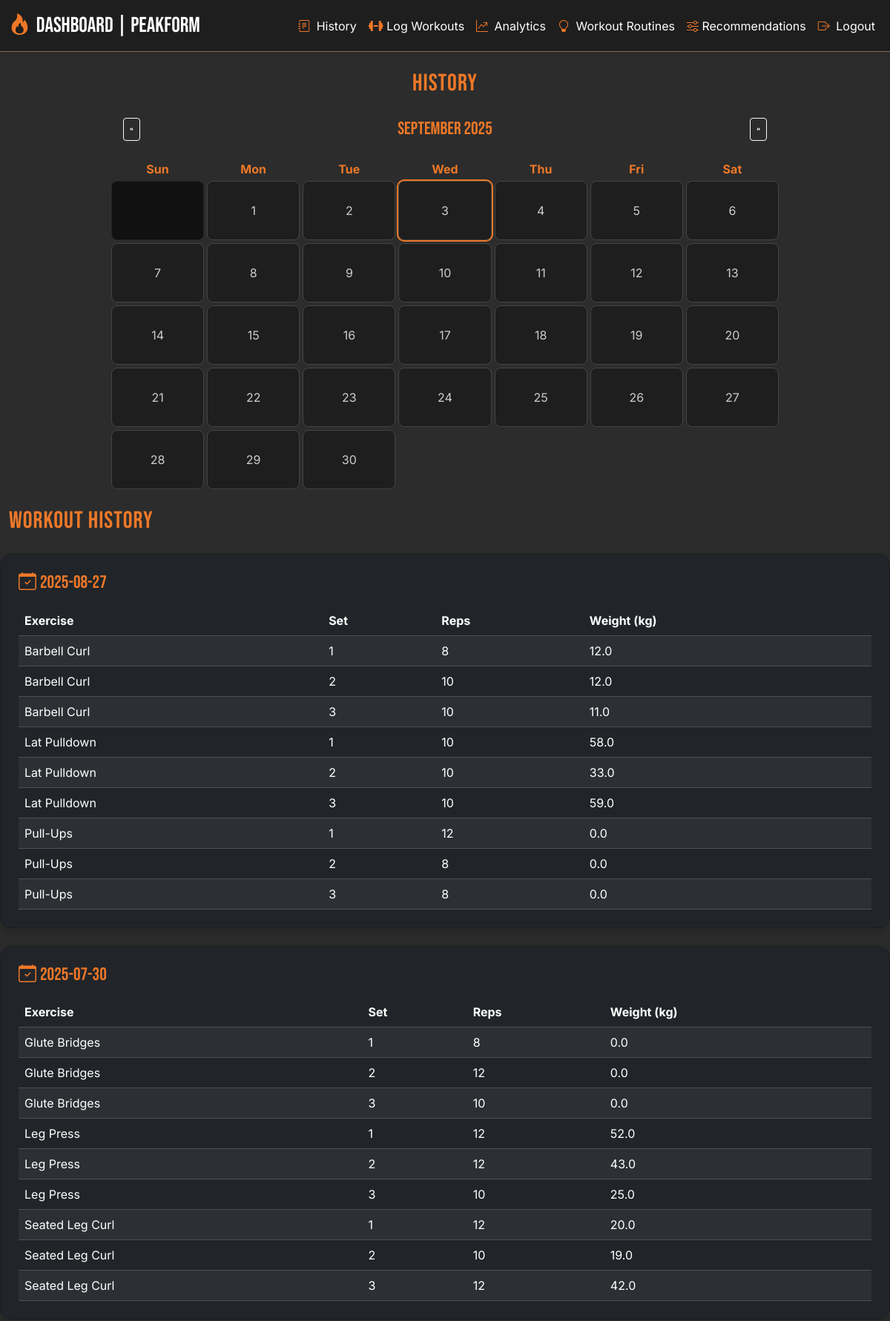
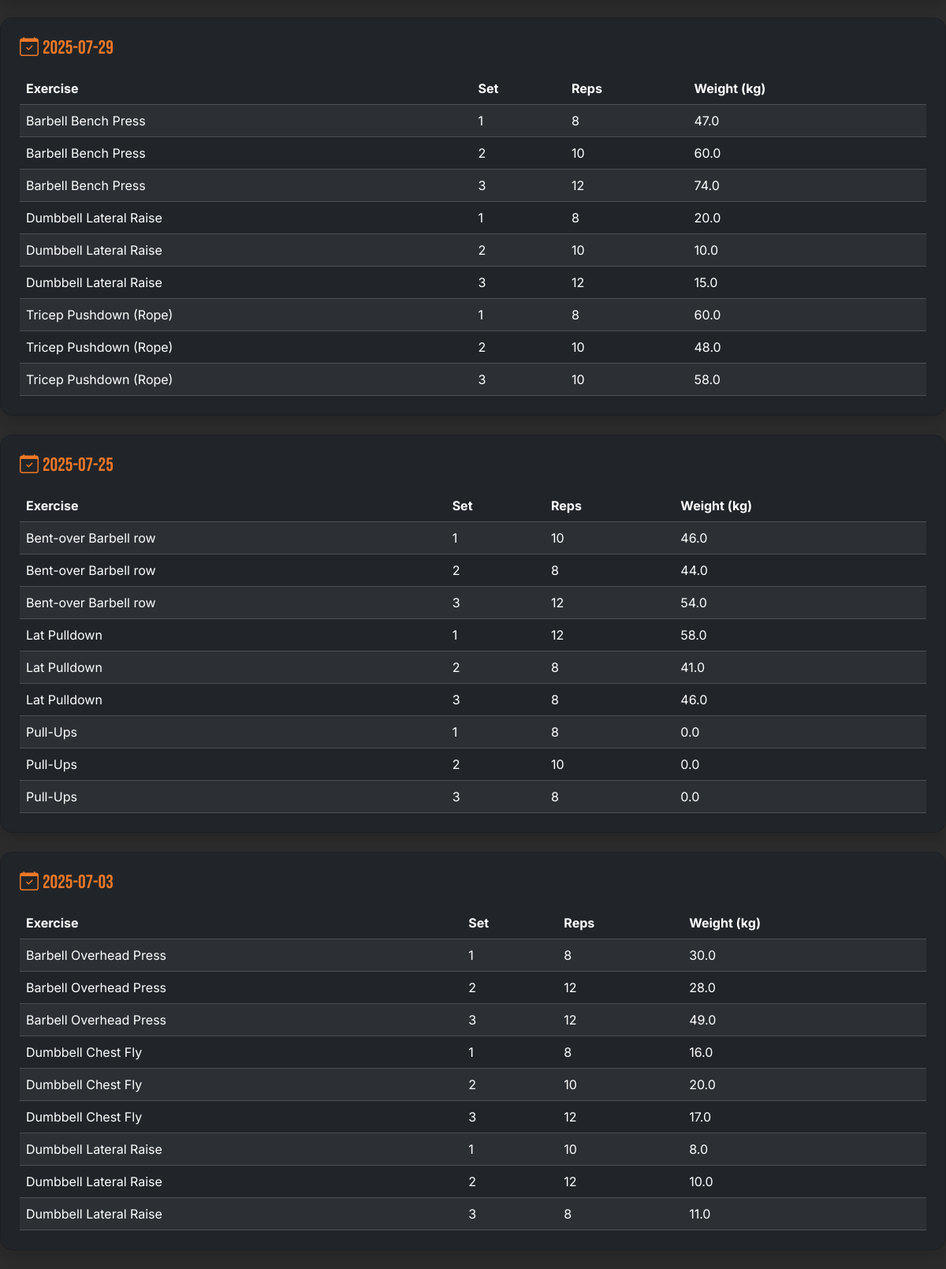
Screenshot of /history (signed in) with the database file from the repository (2 pictures, top to bottom).
### tables this page shows
CREATE TABLE "workouts" (
    id INTEGER PRIMARY KEY AUTOINCREMENT,
    user_id INTEGER,
    date TEXT NOT NULL,
    exercise_id INTEGER NOT NULL,
    set_number INTEGER NOT NULL,
    reps INTEGER NOT NULL,
    weight REAL,
    notes TEXT,
    FOREIGN KEY (user_id) REFERENCES users(id),
    FOREIGN KEY (exercise_id) REFERENCES exercises(id)
);

CREATE TABLE "exercises" (
	"id"	INTEGER,
	"name"	TEXT NOT NULL UNIQUE,
	"muscle_group"	TEXT NOT NULL,
	"equipment"	TEXT,
	"type"	TEXT,
	"difficulty"	TEXT,
	"primary_muscle"	TEXT,
	PRIMARY KEY("id" AUTOINCREMENT)
);

### app.py (the view)
@app.route('/history')
def history():
    if 'user' not in session:
        return redirect('/login')
    user_id = session['user_id']
    conn = sqlite3.connect('workout_tracker.db')
    c = conn.cursor()
    c.execute('''SELECT DISTINCT date FROM workouts
              WHERE user_id = ? ORDER BY date DESC''', (user_id,))
    dates = [row[0] for row  in c.fetchall()]
    all_workouts = {}
    for date in dates:
        c.execute('''SELECT e.name, w.set_number, w.reps, w.weight
                  FROM workouts w
                  JOIN exercises e ON w.exercise_id = e.id
                  WHERE w.user_id = ? AND w.date = ?
                  ORDER BY e.name, w.set_number''', (user_id, date))
        all_workouts[date] = c.fetchall()
    conn.close()
    return render_template('history.html', all_workouts=all_workouts, dates=dates)

### templates/history.html (shortened to what this page needs)
{% extends "base.html" %}
{% block content %}
<h2 style="text-align: center; padding-top: 2%; font-family: 'Bebas Neue', sans-serif; color: var(--primary); margin-bottom: 1.5rem;">History</h2>
<div style="max-width: 900px; margin: auto; text-align: center; margin-bottom: 1.5rem;">
  <div style="display: flex; justify-content: space-between; align-items: center; color: var(--primary); font-family: 'Bebas Neue', sans-serif; font-size: 1.5rem; padding: 0 1rem;">
    <button class="btn btn-sm btn-outline-light" onclick="changeMonth(-1)">«</button>
    <div id="monthYear"></div>
    <button class="btn btn-sm btn-outline-light" onclick="changeMonth(1)">»</button>
  </div>
</div>
<div id="calendar" style="max-width: 900px; margin: auto; display: grid; grid-template-columns: repeat(7, 1fr); gap: 4px; font-family: 'Inter', sans-serif;"></div>
<h2 style="text-align: left; padding-top: 2%; padding-left: 1%; font-family: 'Bebas Neue', sans-serif; color: var(--primary); margin-bottom: 1.5rem;">Workout History</h2>
{% if all_workouts %}
  {% for date, exercises in all_workouts.items() %}
  <div class="card bg-dark text-white shadow rounded-4 mb-4">
    <div class="card-body p-4">
      <h4 style="padding-left: 0px ;color: var(--primary); font-family: 'Bebas Neue', sans-serif; margin-bottom: 1rem;">
        <i class="bi bi-calendar-check" style="color: var(--primary); padding-right: 5px;"></i>{{ date }}
      </h4>
      <div class="table-responsive">
        <table class="table table-dark table-striped mb-0 align-middle">
          <thead>
            <tr>
              <th>Exercise</th>
              <th>Set</th>
              <th>Reps</th>
              <th>Weight (kg)</th>
            </tr>
          </thead>
          <tbody>
            {% for ex in exercises %}
            <tr>
              <td>{{ ex[0] }}</td>
              <td>{{ ex[1] }}</td>
              <td>{{ ex[2] }}</td>
              <td>{{ ex[3] }}</td>
            </tr>
            {% endfor %}
          </tbody>
        </table>
      </div>
    </div>
  </div>
  {% endfor %}
{% else %}
  <p class="text-muted text-center">No workouts logged yet. Start training!</p>
{% endif %}
{% endblock %}

### static/style.css (style rules this page uses)
.card { background-color: var(--light-dark); border-radius: 1rem; }
* { box-sizing: border-box; }
:root { --primary: #EE7828; --dark: #2c2c2c; --grey: #806d61; --light-dark: #1e1e1e; }
body { background-color: var(--dark); color: white; font-family: 'Inter', sans-serif; min-height: 100vh; }
h1, h2, h3 { font-family: 'Helvetica', sans-serif; letter-spacing: 1px; color: var(--primary); }

### rows the page displays
workouts: name "Barbell Curl", set_number "1", reps "8", weight "12.0"
workouts: name "Barbell Curl", set_number "2", reps "10", weight "12.0"
workouts: name "Barbell Curl", set_number "3", reps "10", weight "11.0"
workouts: name "Lat Pulldown", set_number "1", reps "10", weight "58.0"
workouts: name "Lat Pulldown", set_number "2", reps "10", weight "33.0"
workouts: name "Lat Pulldown", set_number "3", reps "10", weight "59.0"
workouts: name "Pull-Ups", set_number "1", reps "12", weight "0.0"
workouts: name "Pull-Ups", set_number "2", reps "8", weight "0.0"
workouts: name "Pull-Ups", set_number "3", reps "8", weight "0.0"
workouts: name "Glute Bridges", set_number "1", reps "8", weight "0.0"
workouts: name "Glute Bridges", set_number "2", reps "12", weight "0.0"
workouts: name "Glute Bridges", set_number "3", reps "10", weight "0.0"
workouts: name "Leg Press", set_number "1", reps "12", weight "52.0"
workouts: name "Leg Press", set_number "2", reps "12", weight "43.0"
workouts: name "Leg Press", set_number "3", reps "10", weight "25.0"
workouts: name "Seated Leg Curl", set_number "1", reps "12", weight "20.0"
workouts: name "Seated Leg Curl", set_number "2", reps "10", weight "19.0"
workouts: name "Seated Leg Curl", set_number "3", reps "12", weight "42.0"
workouts: name "Barbell Bench Press", set_number "1", reps "8", weight "47.0"
workouts: name "Barbell Bench Press", set_number "2", reps "10", weight "60.0"
workouts: name "Barbell Bench Press", set_number "3", reps "12", weight "74.0"
workouts: name "Dumbbell Lateral Raise", set_number "1", reps "8", weight "20.0"
workouts: name "Dumbbell Lateral Raise", set_number "2", reps "10", weight "10.0"
workouts: name "Dumbbell Lateral Raise", set_number "3", reps "12", weight "15.0"
workouts: name "Tricep Pushdown (Rope)", set_number "1", reps "8", weight "60.0"
workouts: name "Tricep Pushdown (Rope)", set_number "2", reps "10", weight "48.0"
workouts: name "Tricep Pushdown (Rope)", set_number "3", reps "10", weight "58.0"
workouts: name "Bent-over Barbell row", set_number "1", reps "10", weight "46.0"
workouts: name "Bent-over Barbell row", set_number "2", reps "8", weight "44.0"
workouts: name "Bent-over Barbell row", set_number "3", reps "12", weight "54.0"
workouts: name "Lat Pulldown", set_number "1", reps "12", weight "58.0"
workouts: name "Lat Pulldown", set_number "2", reps "8", weight "41.0"
workouts: name "Lat Pulldown", set_number "3", reps "8", weight "46.0"
workouts: name "Pull-Ups", set_number "1", reps "8", weight "0.0"
workouts: name "Pull-Ups", set_number "2", reps "10", weight "0.0"
workouts: name "Pull-Ups", set_number "3", reps "8", weight "0.0"
workouts: name "Barbell Overhead Press", set_number "1", reps "8", weight "30.0"
workouts: name "Barbell Overhead Press", set_number "2", reps "12", weight "28.0"
workouts: name "Barbell Overhead Press", set_number "3", reps "12", weight "49.0"
workouts: name "Dumbbell Chest Fly", set_number "1", reps "8", weight "16.0"
workouts: name "Dumbbell Chest Fly", set_number "2", reps "10", weight "20.0"
workouts: name "Dumbbell Chest Fly", set_number "3", reps "12", weight "17.0"
workouts: name "Dumbbell Lateral Raise", set_number "1", reps "10", weight "8.0"
workouts: name "Dumbbell Lateral Raise", set_number "2", reps "12", weight "10.0"
workouts: name "Dumbbell Lateral Raise", set_number "3", reps "8", weight "11.0"

### other values shown
{{ date }} "2025-08-27" "2025-07-30" "2025-07-29" "2025-07-25" "2025-07-03"
